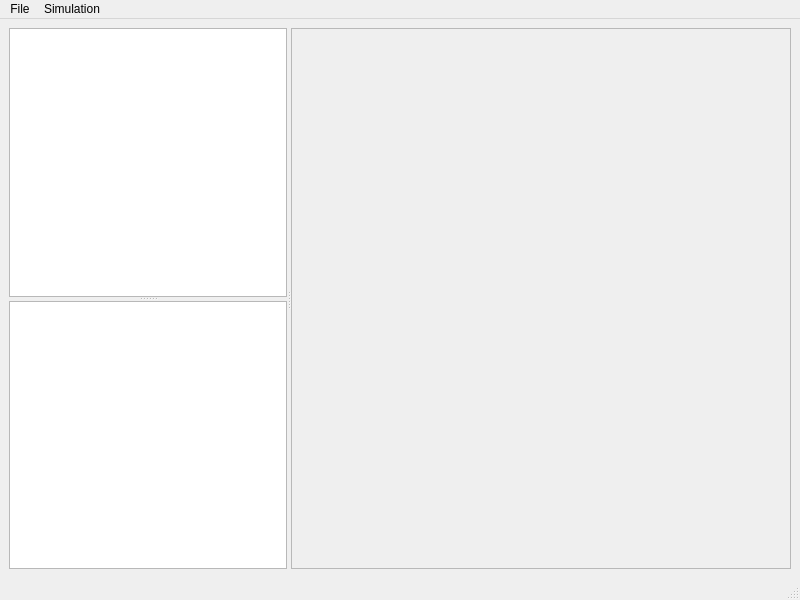
<?xml version="1.0" encoding="UTF-8"?>
<ui version="4.0">
 <class>guiDlg</class>
 <widget class="QMainWindow" name="guiDlg">
  <property name="geometry">
   <rect>
    <x>0</x>
    <y>0</y>
    <width>800</width>
    <height>600</height>
   </rect>
  </property>
  <property name="windowTitle">
   <string>crdt_rtps_dsr_tests</string>
  </property>
    <widget class="QWidget" name="centralwidget">
    <layout class="QVBoxLayout" name="verticalLayout">
    <item>
     <widget class="QSplitter" name="splitter_1">
      <property name="orientation">
       <enum>Qt::Horizontal</enum>
      </property>
      <widget class="QSplitter" name="splitter_2">
       <property name="sizePolicy">
        <sizepolicy hsizetype="Minimum" vsizetype="Expanding">
         <horstretch>0</horstretch>
         <verstretch>0</verstretch>
        </sizepolicy>
       </property>
       <property name="orientation">
        <enum>Qt::Vertical</enum>
       </property>
       <widget class="QTableWidget" name="tableWidgetNodes">
        <property name="sizePolicy">
         <sizepolicy hsizetype="Minimum" vsizetype="Expanding">
          <horstretch>0</horstretch>
          <verstretch>0</verstretch>
         </sizepolicy>
        </property>
       </widget>
       <widget class="QTableWidget" name="tableWidgetEdges">
        <property name="sizePolicy">
         <sizepolicy hsizetype="Minimum" vsizetype="Expanding">
          <horstretch>0</horstretch>
          <verstretch>0</verstretch>
         </sizepolicy>
        </property>
       </widget>
      </widget>
      <widget class="QScrollArea" name="scrollArea">
       <property name="sizePolicy">
        <sizepolicy hsizetype="Maximum" vsizetype="Expanding">
         <horstretch>0</horstretch>
         <verstretch>0</verstretch>
        </sizepolicy>
       </property>
       <property name="minimumSize">
        <size>
         <width>500</width>
         <height>0</height>
        </size>
       </property>
       <property name="widgetResizable">
        <bool>true</bool>
       </property>
       <widget class="QWidget" name="scrollAreaWidgetContents">
        <property name="geometry">
         <rect>
          <x>0</x>
          <y>0</y>
          <width>498</width>
          <height>443</height>
         </rect>
        </property>
       </widget>
      </widget>
     </widget>
    </item>
   </layout>
  </widget>
  <widget class="QMenuBar" name="menubar">
   <property name="geometry">
    <rect>
     <x>0</x>
     <y>0</y>
     <width>780</width>
     <height>25</height>
    </rect>
   </property>
   <widget class="QMenu" name="menuFile">
    <property name="title">
     <string>File</string>
    </property>
    <addaction name="actionSave"/>
   </widget>
   <widget class="QMenu" name="menuSimulation">
    <property name="title">
     <string>Simulation</string>
    </property>
    <addaction name="actionStart_Stop"/>
   </widget>
   <addaction name="menuFile"/>
   <addaction name="menuSimulation"/>
  </widget>
  <widget class="QStatusBar" name="statusbar"/>
  <action name="actionSave">
   <property name="text">
    <string>Save</string>
   </property>
  </action>
  <action name="actionStart_Stop">
   <property name="text">
    <string>Start/Stop</string>
   </property>
  </action>
 </widget>
 <resources/>
 <connections/>
</ui>
